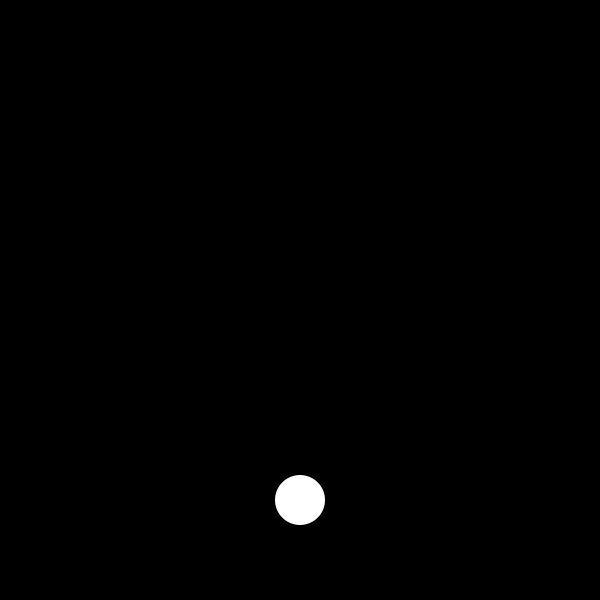
Frame 1 (no input)
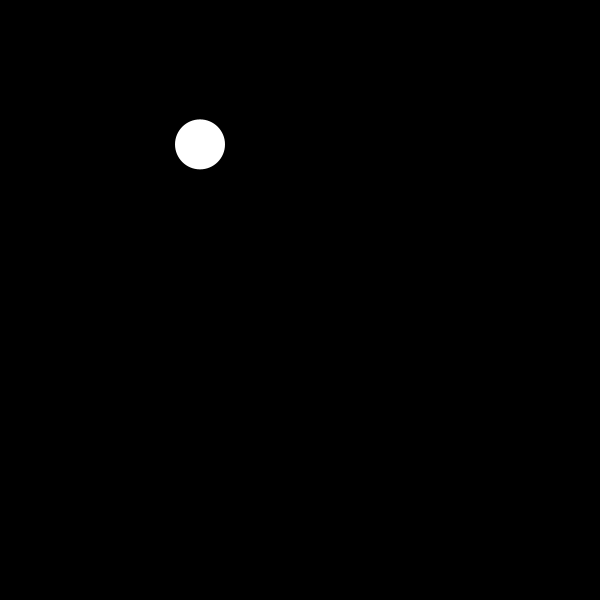
Frame 60 (the mouse pressed at the canvas centre just before this capture)
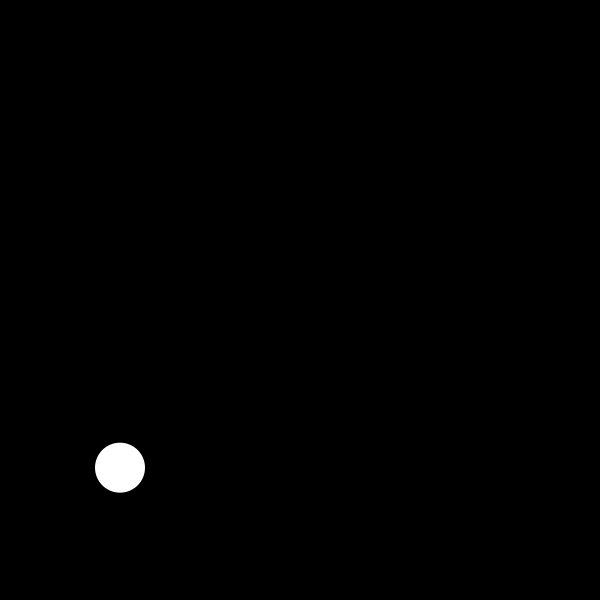
Frame 120 (the mouse held since frame 60 and released just before this capture)

The Processing sketch that drew these frames (run headless with seeded random() and noise(); from frame 60 on, the mouse is pressed at the canvas centre):

// Processing sketch: processing_119054
// ── processing_119054.pde

 
float x, y, sz, dx, dy;
 
void setup()
{
  size (600,600);
 

  x = 300;
  y= 500;
  dx= 20;
  dy= random(50);
  sz= 50;
     
  noStroke();
  smooth();
  
}
 
void draw()
{

background(0);

  fig();
  movFig();
}
 

 
void fig()
{
  fill (255);
  ellipse (x,y,sz,sz);
}
 
 
void movFig()
{
 x+=dx;
 y+=dy;
 if (x>width || x<0)
  {
  dx=-dx;
  }
 else if (y>height||y<0)
  {
  dy=-dy;
  }
}
 
 
 
